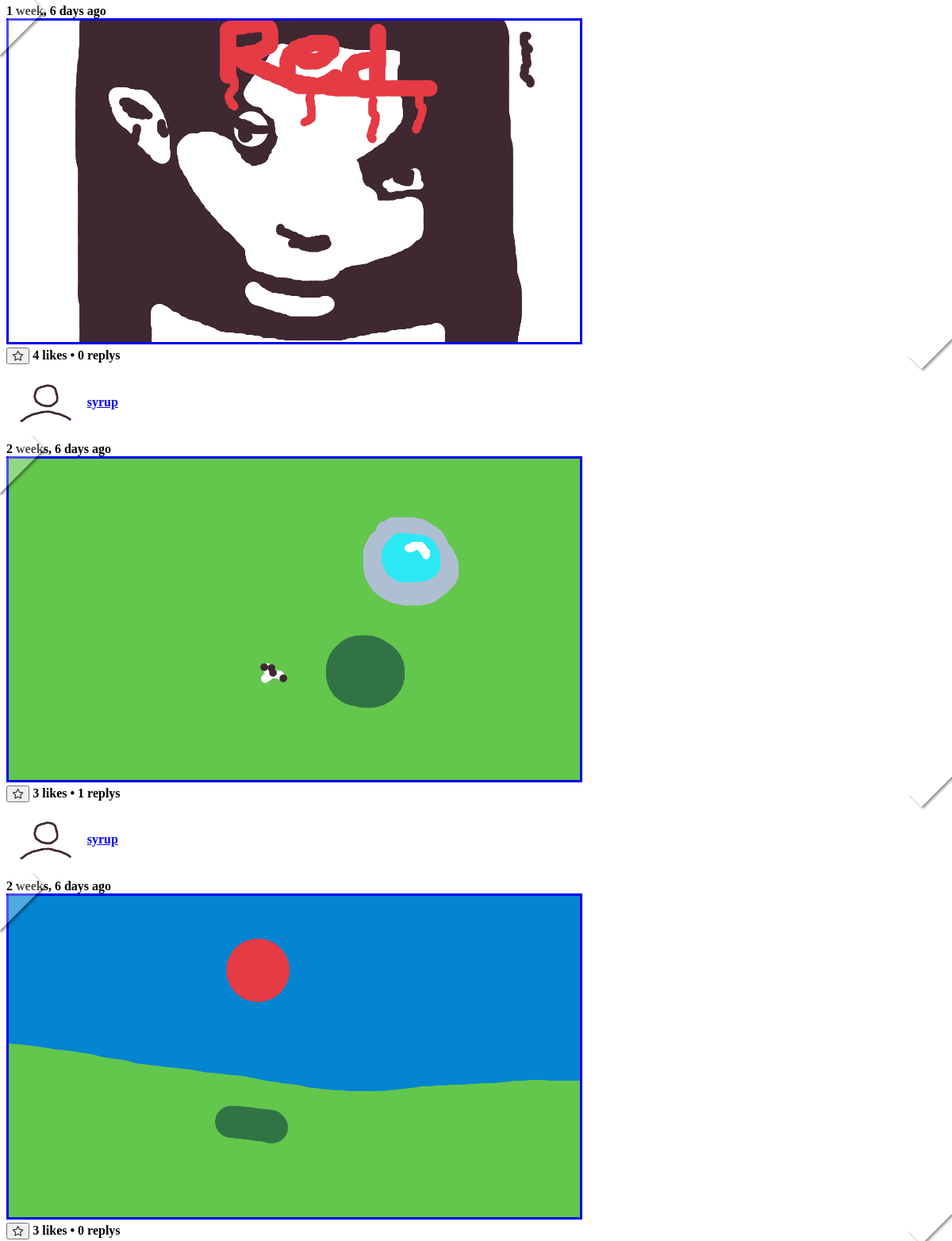
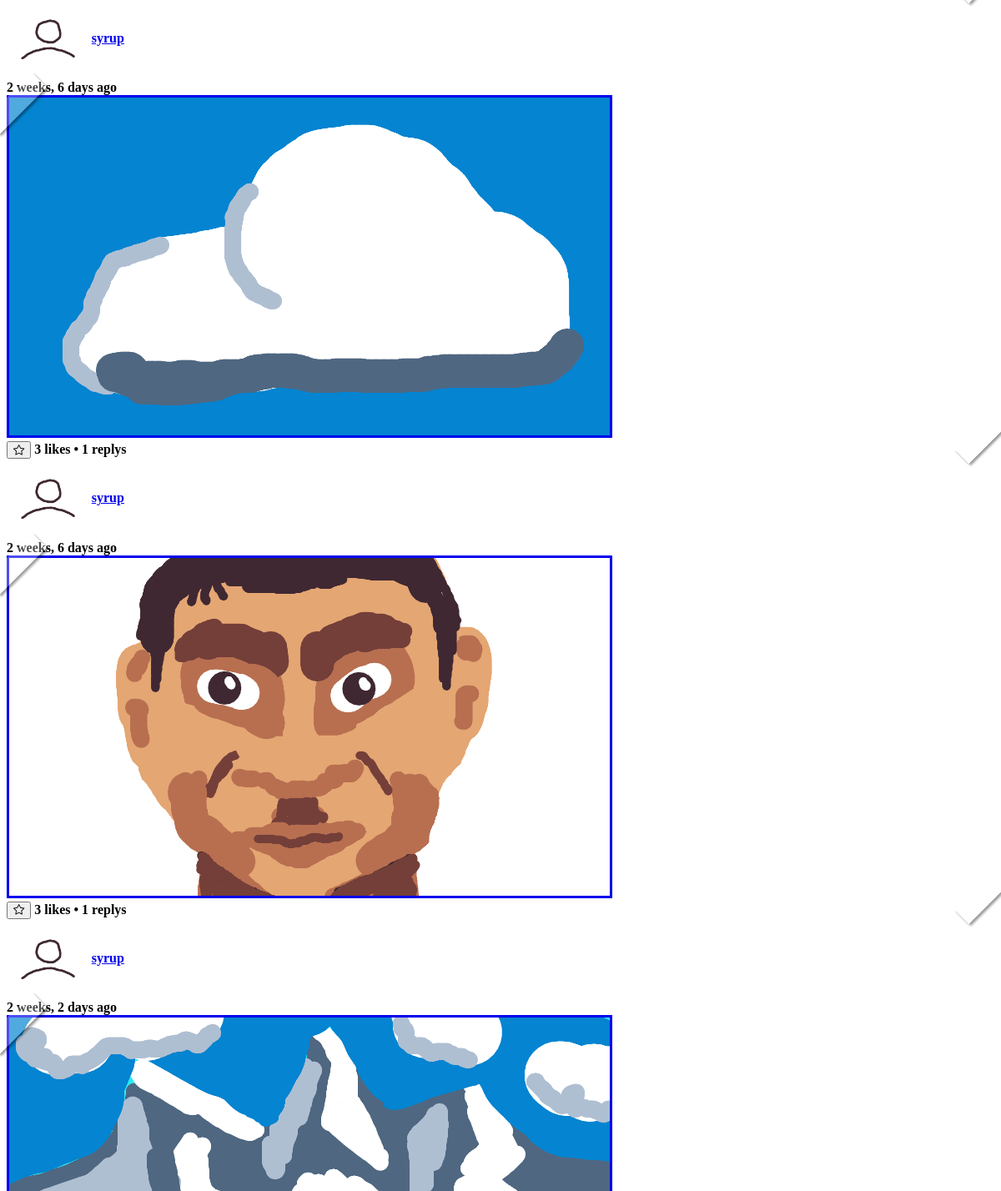
The app's page / (middle part), older data (2 pictures, top to bottom).
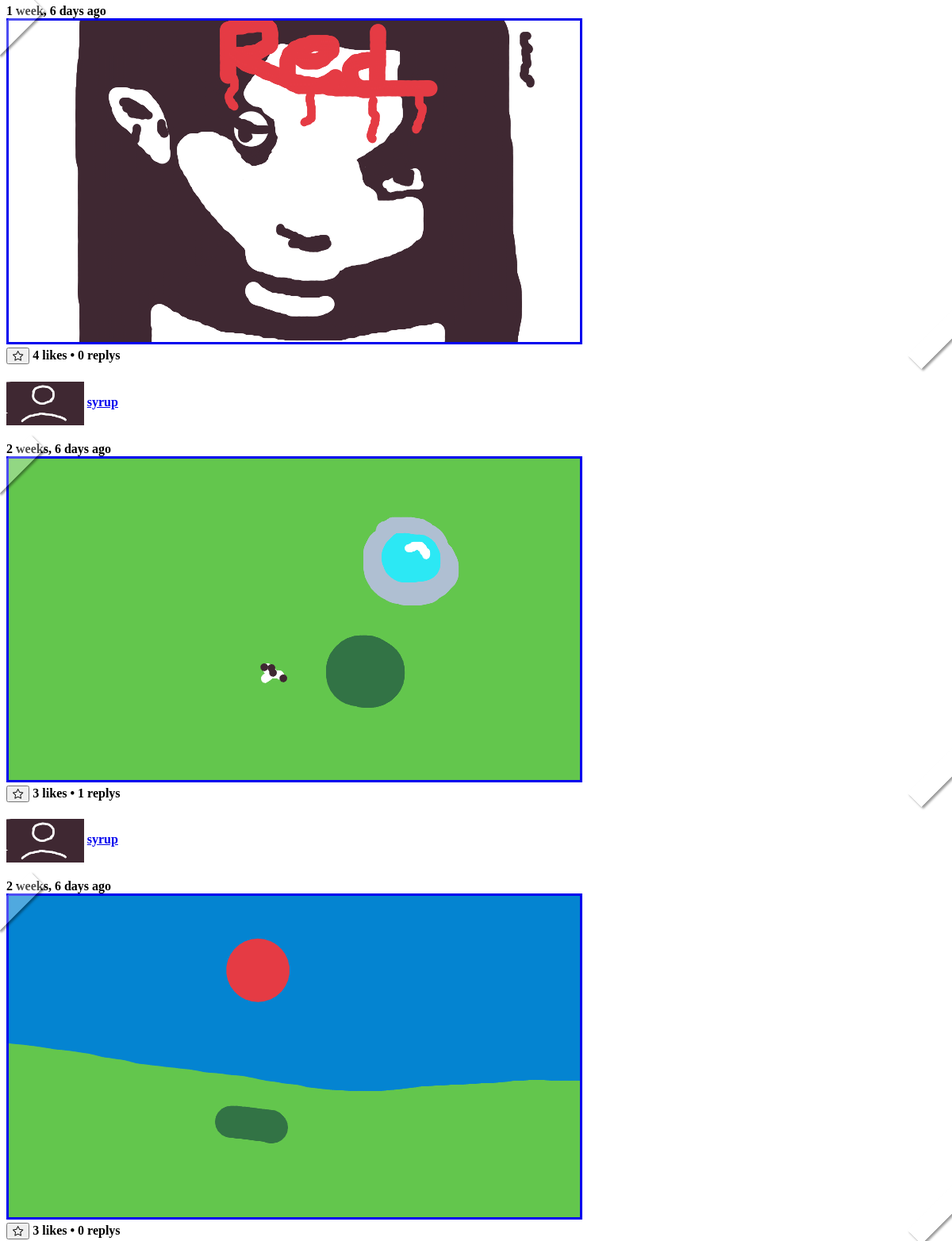
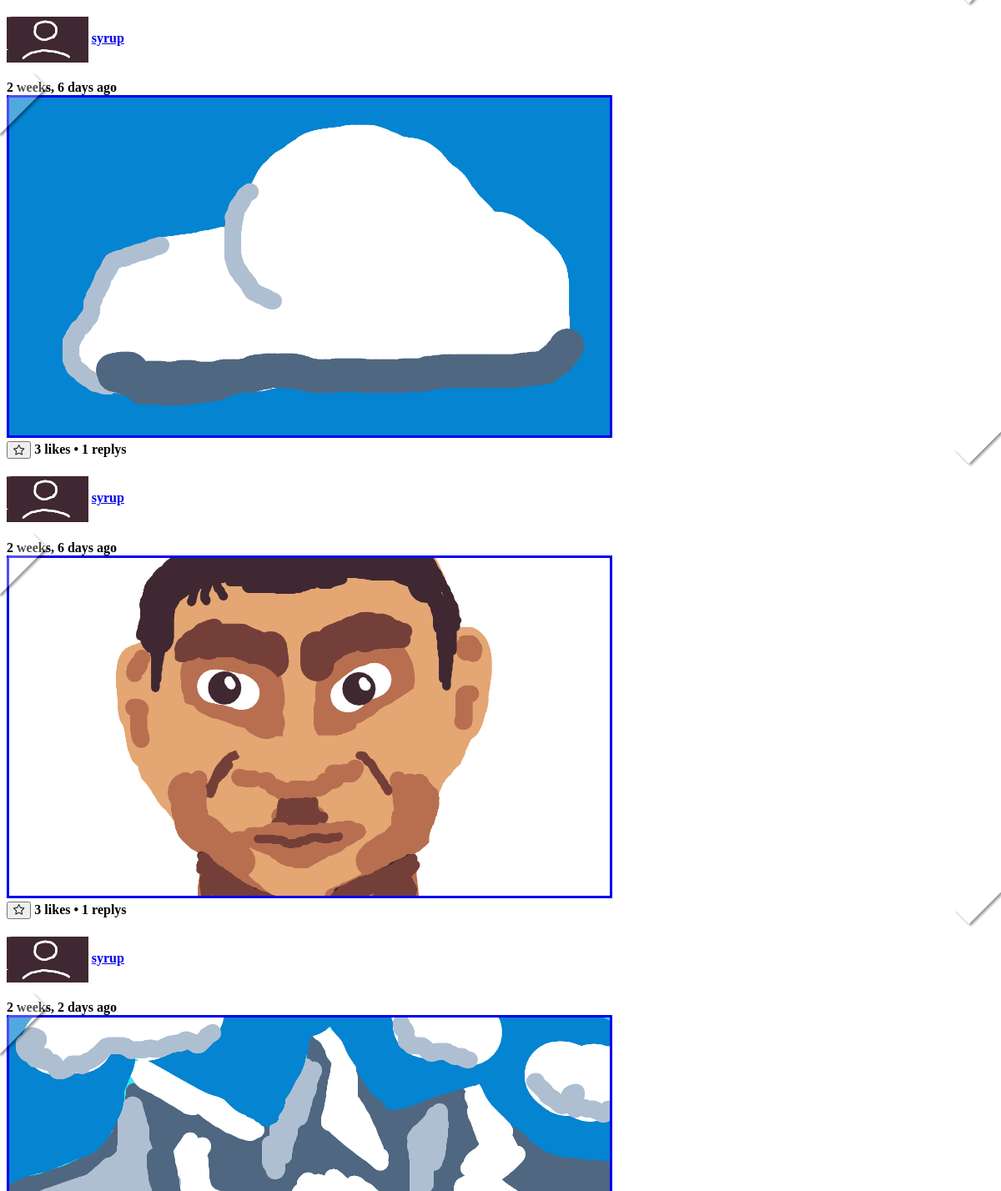
The same page, newer data (2 pictures, top to bottom).
### socialMedia/models.py (models this page shows, shortened)
class Post(models.Model):
    body = models.ImageField()
    created_by = models.ForeignKey("UserProfile", on_delete=models.CASCADE)
    created_on = models.DateTimeField(auto_now_add=True)

class UserProfile(models.Model):
    user = models.OneToOneField(User, on_delete=models.CASCADE,related_name='profile')
    profile_picture = models.ImageField(default="placeholders/fpfPlaceholder.png")
    bio_picture = models.ImageField(default="placeholders/bioPlaceholder.png")
    def __str__(self):
        return self.user.username

### socialMedia/views.py (the view, shortened to what this page needs)
# urls.py: path('',views.post_homepage,name="home"),
def post_homepage(request):
    page=1
    order_by="-like_count"
    url_sort_by="best"
    parsed_url = parse_qs(urlparse(request.build_absolute_uri()).query)
    if('page' in parsed_url):
        page=parsed_url['page'][0]
    posts = Post.objects.all()
    posts = Paginator(posts.annotate(like_count=Count('likes')).order_by(order_by), 10)
    context = {
        "posts": posts.page(page),
        "url_sort_by" :url_sort_by,
        "page" : page,
        "max_page" : posts.num_pages
    }
    return render(request, "homepage.html", context)

### socialMedia/templates/homepage.html (shortened to what this page needs)
{% extends "base.html" %}
{% block page_content %}
    {% for post in posts %}
        {% include 'components/post.html' %}
    {% endfor %}
{% endblock page_content %}

### socialMedia/templates/components/post.html (shortened to what this page needs)
{% load static %}
{% load filters %}
<section class="post">
    <div>
        <h4>
            <a href="{% url 'profile_detail' post.created_by.pk%}"><img style="height: 55px; border-style: none;vertical-align: middle;" src="/media/{{post.created_by.profile_picture}}" ></a>
            <a href="{% url 'profile_detail' post.created_by.pk%}">{{ post.created_by|truncatechars:20 }}</a>
        </h4>
        <b>{{ post.created_on|timesince}} ago</b>
        <div class="photo"><a href="{% url 'post_detail' post.pk%}"> <img class="art" src="/media/{{post.body.name }}" ></a></div>
    </div>
    {% if user.is_authenticated %}
            <button hx-swap="begin" hx-post="{% url 'post_like' post.pk %}">
                {% if post.likes.all|dasame:user.pk %}
                <i class="bi bi-star-fill"></i>
                {% else %}
                <i class="bi bi-star"></i>
                {% endif %}
            </button>
    {% else %}
        <form style="display: inline;" method="post" action="{% url 'login' %}">
            <button type="submit"><i class="bi bi-star"></i></button>
        </form>
    {% endif %}
    <h4 style="display: inline"> <span id='like-count' id="likes">{{post.likes.all.count}}</span> likes • <span x-text="replys">{{post.replys.all.count}}</span> replys</h4>
    </section>

Row changes from the older to the newer data that the page shows:
changed through a linked row, Post (number 2 of 6 on the later page): created_by.profile_picture: a different picture
changed through a linked row, Post (number 3 of 6 on the later page): created_by.profile_picture: a different picture
changed through a linked row, Post (number 4 of 6 on the later page): created_by.profile_picture: a different picture
changed through a linked row, Post (number 5 of 6 on the later page): created_by.profile_picture: a different picture
changed through a linked row, Post "2 weeks, 2 days": created_by.profile_picture: a different picture
